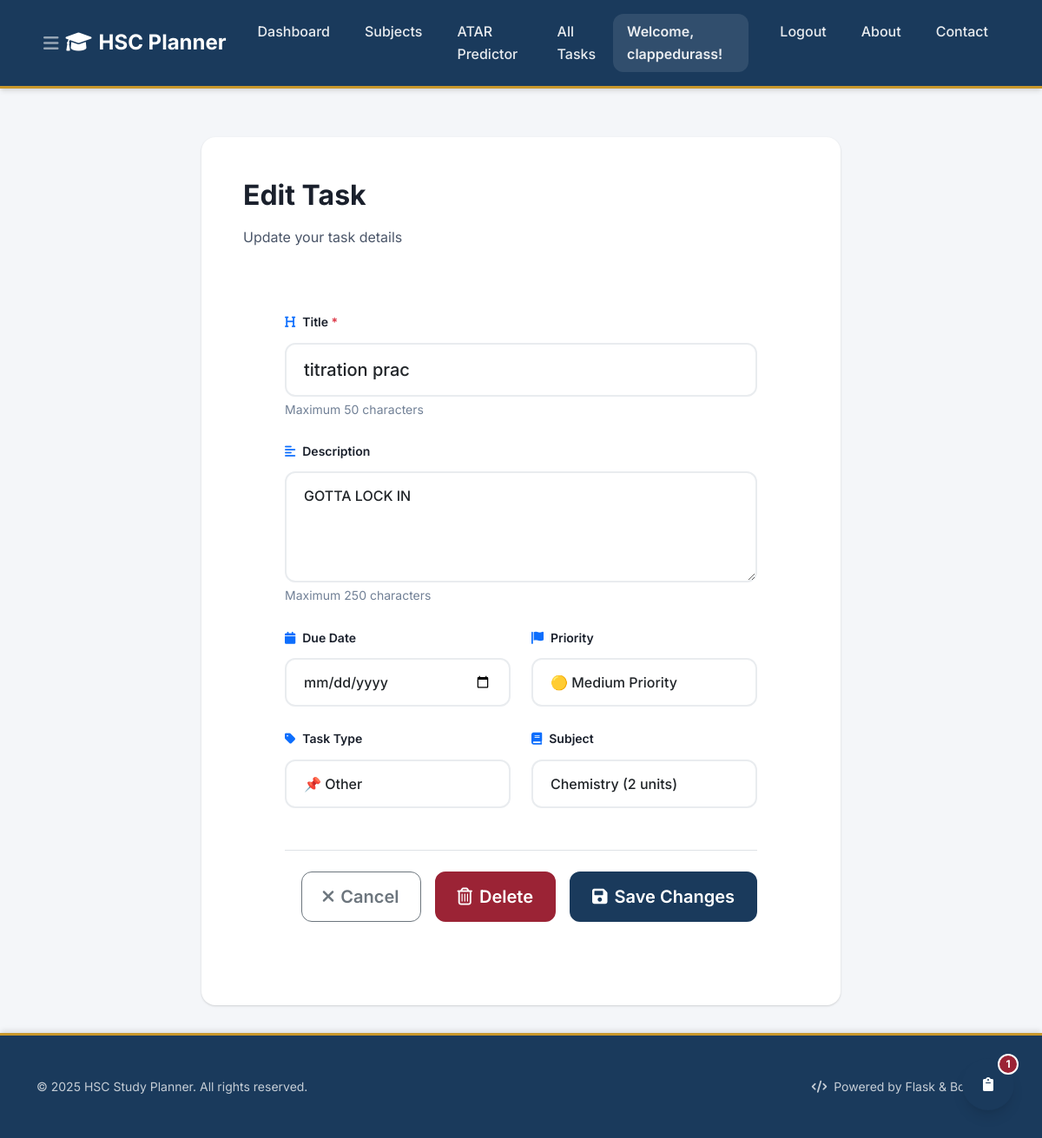
/task/16/edit (signed in), run on the app's committed database.
### tables this page shows
CREATE TABLE users (
    id INTEGER PRIMARY KEY AUTOINCREMENT,
    username TEXT UNIQUE NOT NULL,
    password_hash TEXT NOT NULL,
    email TEXT UNIQUE NOT NULL
);

CREATE TABLE tasks (
    id INTEGER PRIMARY KEY AUTOINCREMENT,
    user_id INTEGER NOT NULL,
    title TEXT NOT NULL,
    description TEXT,
    due_date TEXT,
    priority TEXT NOT NULL DEFAULT 'medium',
    status TEXT NOT NULL DEFAULT 'not_started',
    category_id INTEGER,
    completed_at TEXT, subject_id INTEGER REFERENCES subjects(id),
    FOREIGN KEY (user_id) REFERENCES users (id),
    FOREIGN KEY (category_id) REFERENCES categories (id)
);

CREATE TABLE subjects (
                id INTEGER PRIMARY KEY AUTOINCREMENT,
                name TEXT NOT NULL,
                user_id INTEGER NOT NULL,
                units INTEGER NOT NULL DEFAULT 2,
                target_mark INTEGER,
                FOREIGN KEY (user_id) REFERENCES users (id),
                UNIQUE(user_id, name)
            );

### Task_Organiser/app.py (the view, shortened to what this page needs)
    @app.route('/task/<int:task_id>/edit', methods=['GET', 'POST'])
    @login_required
    def edit_task(task_id):
        db = get_db()
        task = db.execute('SELECT * FROM tasks WHERE id = ? AND user_id = ?', (task_id, g.user['id'])).fetchone()
        if task is None:
            flash('Task not found', 'error')
            return redirect(url_for('index'))
        subjects = db.execute('SELECT * FROM subjects WHERE user_id = ? ORDER BY name', (g.user['id'],)).fetchall()
        return render_template('edit_task.html', task=dict(task), subjects=subjects)

### Task_Organiser/app.py (called while the page is built)
def login_required(view):
    @wraps(view)
    def wrapped_view(**kwargs):
        if g.user is None:
            return redirect(url_for('login'))
        return view(**kwargs)
    return wrapped_view

### Task_Organiser/db.py (called while the page is built)
def get_db():
    if 'db' not in g:
        database_path = current_app.config['DATABASE']
        g.db = sqlite3.connect(database_path)
        g.db.row_factory = sqlite3.Row
    return g.db

### Task_Organiser/templates/edit_task.html (shortened to what this page needs)
{% extends 'base.html' %}
{% block content %}
  <div class="row justify-content-center">
    <div class="col-lg-8 col-md-10 col-sm-12">
      <div class="card border-0 overflow-hidden" style="border-left: 4px solid var(--primary);">
        <div class="card-body p-4 p-md-5">
          <div class="mb-4">
            <h2 class="fw-bold">Edit Task</h2>
            <p class="text-secondary mb-0">Update your task details</p>
          </div>
        <div class="card-body p-4 p-lg-5">
          <form method="post" action="{{ url_for('edit_task', task_id=task.id) }}">
            <div class="mb-4">
              <label for="title" class="form-label fw-semibold">
                <i class="fas fa-heading me-2 text-primary"></i>Title
                <span class="text-danger">*</span>
              </label>
              <input type="text" class="form-control form-control-lg" id="title" name="title" required
                     value="{{ task.title }}"
                     placeholder="Enter task title"
                     maxlength="50"
                     style="border-radius: 12px; border: 2px solid #e9ecef; transition: all 0.3s ease;">
              <small class="text-muted mt-1 d-block">Maximum 50 characters</small>
            </div>
            <div class="mb-4">
              <label for="description" class="form-label fw-semibold">
                <i class="fas fa-align-left me-2 text-primary"></i>Description
              </label>
              <textarea class="form-control" id="description" name="description"
                        rows="4"
                        placeholder="Add task description (optional)"
                        maxlength="250"
                        style="border-radius: 12px; border: 2px solid #e9ecef; transition: all 0.3s ease; resize: vertical;">{{ task.description or '' }}</textarea>
              <small class="text-muted mt-1 d-block">Maximum 250 characters</small>
            </div>
            <div class="row mb-4">
              <div class="col-md-6 col-sm-12 mb-3 mb-md-0">
                <label for="due_date" class="form-label fw-semibold">
                  <i class="fas fa-calendar me-2 text-primary"></i>Due Date
                </label>
                <input type="date" class="form-control" id="due_date" name="due_date"
                       value="{{ task.due_date or '' }}"
                       style="border-radius: 12px; border: 2px solid #e9ecef; transition: all 0.3s ease;">
              </div>
              <div class="col-md-6 col-sm-12">
                <label for="priority" class="form-label fw-semibold">
                  <i class="fas fa-flag me-2 text-primary"></i>Priority
                </label>
                <select class="form-select" id="priority" name="priority"
                        style="border-radius: 12px; border: 2px solid #e9ecef; transition: all 0.3s ease;">
                  <option value="medium" {% if not task.priority or task.priority == 'medium' %}selected{% endif %}>🟡 Medium Priority</option>
                </select>
              </div>
            </div>
            <div class="row mb-4">
              <div class="col-md-6 col-sm-12 mb-3 mb-md-0">
                <label for="task_type" class="form-label fw-semibold">
                  <i class="fas fa-tag me-2 text-primary"></i>Task Type
                </label>
                <select class="form-select" id="task_type" name="task_type"
                        style="border-radius: 12px; border: 2px solid #e9ecef; transition: all 0.3s ease;">
                  <option value="Other" {% if task.category_name not in ['Classwork', 'Homework', 'Assignments'] %}selected{% endif %}>📌 Other</option>
                </select>
              </div>
              <div class="col-md-6 col-sm-12">
                <label for="subject_id" class="form-label fw-semibold">
                  <i class="fas fa-book me-2 text-primary"></i>Subject
                </label>
                <select class="form-select" id="subject_id" name="subject_id"
                        style="border-radius: 12px; border: 2px solid #e9ecef; transition: all 0.3s ease;">
                  {% for subject in subjects %}
                    <option value="{{ subject.id }}"
                            {% if task.subject_id == subject.id %}selected{% endif %}>
                      {{ subject.name }}
                      {% if subject.units %}({{ subject.units }} units){% endif %}
                    </option>
                  {% endfor %}
                </select>
              </div>
            </div>
            <div class="d-flex flex-column flex-sm-row justify-content-end gap-3 mt-5 pt-4 border-top">
              <a href="{{ url_for('index') }}"
                 class="btn btn-lg btn-outline-secondary px-4 py-2 d-flex align-items-center justify-content-center">
                <i class="fas fa-times me-2"></i> Cancel
              </a>
              <a href="{{ url_for('delete_task', task_id=task.id) }}"
                 class="btn btn-lg btn-danger d-flex align-items-center justify-content-center"
                 onclick="return confirm('Are you sure you want to delete this task? This cannot be undone.')">
                <i class="far fa-trash-alt me-2"></i> Delete
              </a>
              <button type="submit"
                      class="btn btn-lg btn-primary d-flex align-items-center justify-content-center">
                <i class="fas fa-save me-2"></i> Save Changes
              </button>
            </div>
          </form>
        </div>
      </div>
    </div>
  </div>
{% endblock %}

### Task_Organiser/templates/base.html (shortened to what this page needs)
<!DOCTYPE html>
<html lang="en">
<head>
    <link href="https://cdn.jsdelivr.net/npm/bootstrap@5.1.3/dist/css/bootstrap.min.css" rel="stylesheet">
    <link href="https://cdnjs.cloudflare.com/ajax/libs/font-awesome/6.0.0/css/all.min.css" rel="stylesheet">
</head>
<body>
    <nav class="navbar navbar-expand-lg navbar-dark">
        <div class="container">
            <button class="navbar-toggler" type="button" data-bs-toggle="collapse" data-bs-target="#navbarNav" aria-controls="navbarNav" aria-expanded="false" aria-label="Toggle navigation">
                <i class="fas fa-bars"></i>
            </button>
            <a class="navbar-brand" href="{{ url_for('index') }}">
                <i class="fas fa-graduation-cap me-2"></i>HSC Planner
            </a>
            <div class="collapse navbar-collapse" id="navbarNav">
                <ul class="navbar-nav me-auto">
                    <li class="nav-item">
                        <a class="nav-link" href="{{ url_for('index') }}">Dashboard</a>
                    </li>
                    <li class="nav-item">
                        <a class="nav-link" href="{{ url_for('subjects') }}">Subjects</a>
                    </li>
                    <li class="nav-item">
                        <a class="nav-link" href="{{ url_for('atar') }}">ATAR Predictor</a>
                    </li>
                    <li class="nav-item">
                        <a class="nav-link" href="{{ url_for('index') }}?view=all">All Tasks</a>
                    </li>
                </ul>
                <div class="navbar-nav ms-auto">
                    {% if g.user %}
                        <span class="navbar-text me-3">Welcome, {{ g.user.username }}!</span>
                        <a class="nav-link" href="{{ url_for('logout') }}" onclick="return confirm('Are you sure you want to logout?')">Logout</a>
                    {% else %}
                        <a class="nav-link" href="{{ url_for('login') }}">Login</a>
                        <a class="nav-link" href="{{ url_for('register') }}">Register</a>
                    {% endif %}
                    <a class="nav-link" href="{{ url_for('about') }}">About</a>
                    <a class="nav-link" href="{{ url_for('contact') }}">Contact</a>
                </div>
            </div>
        </div>
    </nav>
    <main class="container mt-4">
        {% block content %}{% endblock %}
    </main>
    <footer class="footer mt-auto">
        <div class="container py-2 py-md-3">
            <div class="row align-items-center">
                <div class="col-12 col-md-6">
                    <p class="mb-0 opacity-75 small">&copy; 2025 HSC Study Planner. All rights reserved.</p>
                </div>
                <div class="col-12 col-md-6 text-md-end">
                    <p class="mb-0 opacity-75 small">
                        <i class="fas fa-code me-1"></i>
                        Powered by Flask & Bootstrap
                    </p>
                </div>
            </div>
        </div>
    </footer>
    <div id="priority-widget" class="priority-widget-collapsed">
        <button id="priority-toggle" class="priority-toggle-btn">
            <i class="fas fa-clipboard"></i>
            <span id="priority-count" class="priority-count">0</span>
        </button>
    </div>
</body>
</html>

### Task_Organiser/templates/base.html (style rules this page uses)
:root { --primary: #1a3a5c; --primary-light: #2c5282; --accent: #c8972b; --success: #276749; --danger: #9b2335; --warning: #d69e2e; --info: #3182ce; --bg: #f4f6f9; --card-bg: #ffffff; --text-primary: #1a202c; --text-secondary: #4a5568; --border: #cbd5e0; --text-muted: #718096; --shadow-sm: 0 1px 3px 0 rgba(0, 0, 0, 0.1), 0 1px 2px 0 rgba(0, 0, 0, 0.06); --shadow-md: 0 4px 6px -1px rgba(0, 0, 0, 0.1), 0 2px 4px -1px rgba(0, 0, 0, 0.06); --shadow-lg: 0 10px 15px -3px rgba(0, 0, 0, 0.1), 0 4px 6px -2px rgba(0, 0, 0, 0.05); --shadow-xl: 0 20px 25px -5px rgba(0, 0, 0, 0.1), 0 10px 10px -5px rgba(0, 0, 0, 0.04); --border-radius-sm: 0.5rem; --border-radius-md: 0.75rem; --border-radius-lg: 1rem; --border-radius-xl: 1.5rem; }
* { margin: 0; padding: 0; box-sizing: border-box; }
body { font-family: 'Inter', -apple-system, BlinkMacSystemFont, sans-serif; background: var(--bg); color: var(--text-primary); line-height: 1.6; min-height: 100vh; }
.navbar { background: var(--primary); box-shadow: var(--shadow-md); border-bottom: 3px solid var(--accent); padding: 1rem 0; }
.navbar-brand { font-family: 'Inter', sans-serif; font-weight: 700; font-size: 1.5rem; color: white !important; }
.nav-link { font-weight: 500; color: rgba(255,255,255,0.9) !important; transition: all 0.3s ease; border-radius: var(--border-radius-md); margin: 0 0.25rem; padding: 0.5rem 1rem !important; }
.navbar-text { color: rgba(255,255,255,0.9) !important; font-weight: 600; background: rgba(255,255,255,0.1); padding: 0.5rem 1rem; border-radius: var(--border-radius-md); }
.card { border: 1px solid var(--border); border-radius: var(--border-radius-lg); box-shadow: var(--shadow-sm); transition: all 0.3s ease; background: var(--card-bg); }
.btn { font-weight: 600; border-radius: var(--border-radius-md); transition: all 0.3s ease; padding: 0.75rem 1.5rem; text-transform: none; letter-spacing: 0; }
.btn-primary { background: var(--primary); color: white; border: 2px solid var(--primary); }
.btn-danger { background: var(--danger); color: white; border: 2px solid var(--danger); }
.form-control, .form-select { border: 2px solid var(--border); border-radius: var(--border-radius-md); padding: 0.875rem 1.25rem; font-weight: 500; transition: all 0.3s ease; background: white; }
.form-label { font-weight: 600; color: var(--text-primary); margin-bottom: 0.75rem; text-transform: none; letter-spacing: 0; font-size: 0.875rem; }
h1, h2, h3, h4, h5, h6 { font-weight: 700; color: var(--text-primary); margin-bottom: 1rem; }
h2 { font-size: 2rem; }
.text-muted { color: var(--text-muted) !important; }
.text-secondary { color: var(--text-secondary) !important; }
footer { background: var(--primary); color: white; border-top: 3px solid var(--accent); padding: 2rem 0; margin-top: 4rem; box-shadow: 0 -4px 6px -1px rgba(0, 0, 0, 0.1); }
main.container { padding-top: 2rem; padding-bottom: 2rem; }
.navbar-toggler { border: none; padding: 0.5rem; color: white; font-size: 1.25rem; display: flex !important; }
.footer { margin-top: auto; }
.priority-widget-collapsed { position: fixed; bottom: 2rem; right: 2rem; z-index: 1000; }
.priority-toggle-btn { width: 60px; height: 60px; border-radius: 50%; background: var(--primary); color: white; border: none; box-shadow: var(--shadow-lg); cursor: pointer; display: flex; align-items: center; justify-content: center; position: relative; transition: all 0.3s ease; }
.priority-count { position: absolute; top: -5px; right: -5px; background: var(--danger); color: white; border-radius: 50%; width: 24px; height: 24px; display: flex; align-items: center; justify-content: center; font-size: 0.75rem; font-weight: 700; border: 2px solid white; }

### data on the page
users: user.username "clappedurass"
tasks: title "titration prac", description "GOTTA LOCK IN", priority "🟡 Medium Priority", subject_id "Chemistry (2 units)"
